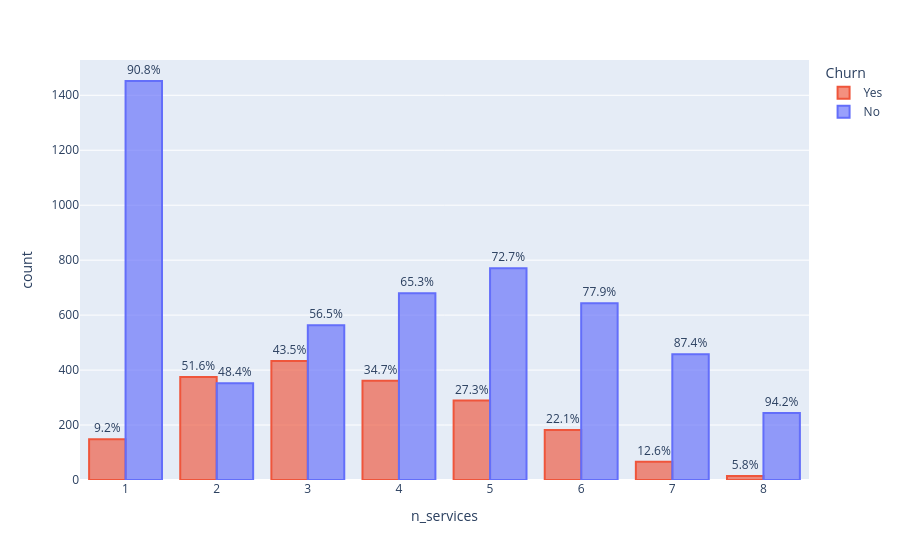

The notebook cell saved with this chart:
### Code cell
# y-axis : counts. The below percent visualization maybe better due to the percent values show on top of the bars, but this counts representantion shows how the customers are distributed along the number of services categories.
fig = px.bar(group, x="n_services", y="count",color="Churn", text="percent_text", category_orders={"Churn":["Yes","No"]}, barmode="group")
fig.update_traces(textposition='outside')
fig.update_traces(marker_color="rgba(99, 110, 250, 0.65)", marker_line_color="rgb(99, 110, 250)",marker_line_width=2, selector=dict(name='No'))
fig.update_traces(marker_color="rgba(239, 85, 59, 0.65)", marker_line_color="rgb(239, 85, 59)",marker_line_width=2, selector=dict(name='Yes'))
fig.show()

### Figure 1 — Plotly figure (JSON) as saved in the notebook; plotly's stock layout.template omitted (floating-point values rounded to 4 significant figures)
{"data": [{"alignmentgroup": "True", "hovertemplate": "Churn=Yes<br>n_services=%{x}<br>count=%{y}<br>percent_text=%{text}<extra></extra>", "legendgroup": "Yes", "marker": {"color": "rgba(239, 85, 59, 0.65)", "line": {"color": "rgb(239, 85, 59)", "width": 2}, "pattern": {"shape": ""}}, "name": "Yes", "offsetgroup": "Yes", "orientation": "v", "showlegend": true, "text": ["9.2%", "51.6%", "43.5%", "34.7%", "27.3%", "22.1%", "12.6%", "5.8%"], "textposition": "outside", "type": "bar", "x": [1, 2, 3, 4, 5, 6, 7, 8], "xaxis": "x", "y": [148, 375, 433, 361, 289, 182, 66, 15], "yaxis": "y"}, {"alignmentgroup": "True", "hovertemplate": "Churn=No<br>n_services=%{x}<br>count=%{y}<br>percent_text=%{text}<extra></extra>", "legendgroup": "No", "marker": {"color": "rgba(99, 110, 250, 0.65)", "line": {"color": "rgb(99, 110, 250)", "width": 2}, "pattern": {"shape": ""}}, "name": "No", "offsetgroup": "No", "orientation": "v", "showlegend": true, "text": ["90.8%", "48.4%", "56.5%", "65.3%", "72.7%", "77.9%", "87.4%", "94.2%"], "textposition": "outside", "type": "bar", "x": [1, 2, 3, 4, 5, 6, 7, 8], "xaxis": "x", "y": [1452, 352, 563, 680, 771, 643, 458, 244], "yaxis": "y"}], "layout": {"barmode": "group", "legend": {"title": {"text": "Churn"}, "tracegroupgap": 0}, "margin": {"t": 60}, "xaxis": {"anchor": "y", "domain": [0, 1], "title": {"text": "n_services"}}, "yaxis": {"anchor": "x", "domain": [0, 1], "title": {"text": "count"}}}}
